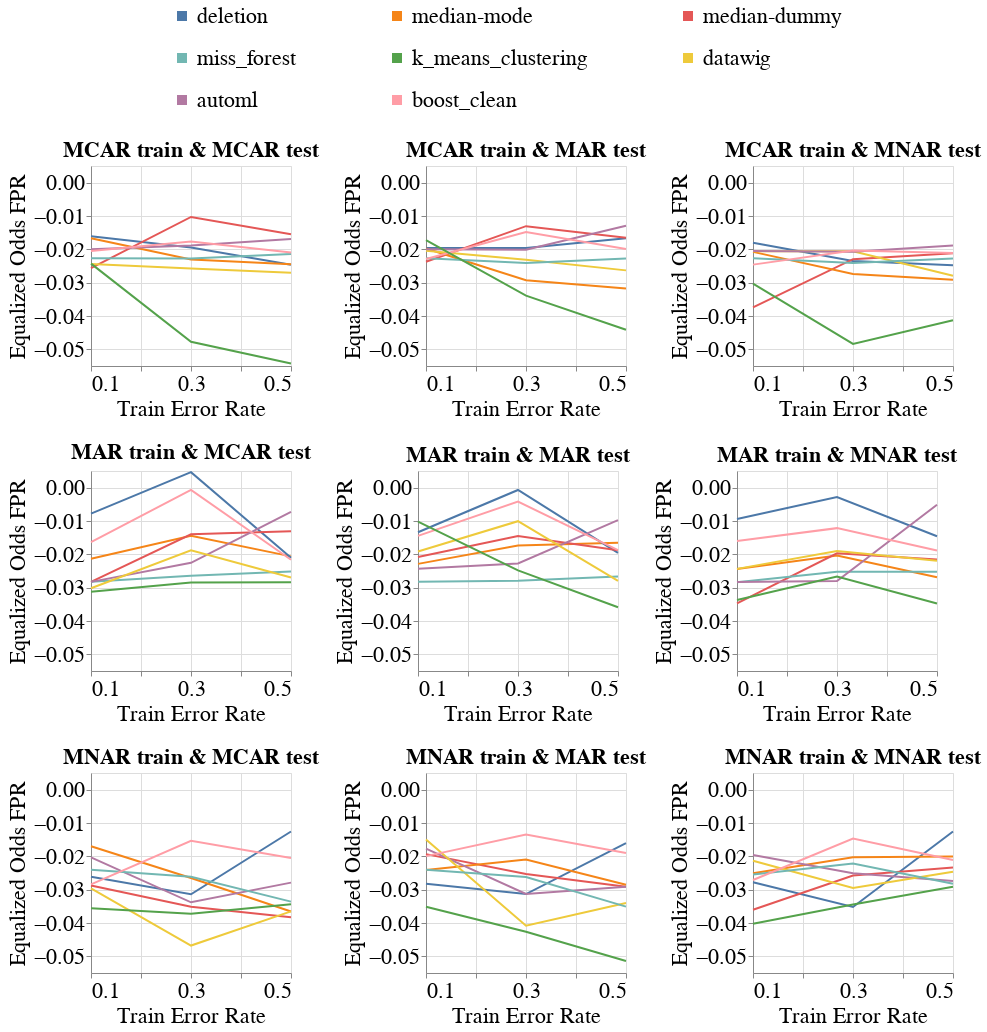

Notebook cell for this chart:
### Markdown cell above
### Disparity Metrics

### Code cell
create_exp2_line_bands_for_diff_imputers(dataset_name=DATASET_NAME,
                                         model_name='mlp_clf',
                                         metric_name='Equalized_Odds_FPR',
                                         db_client=db_client,
                                         group=SENSITIVE_ATTR_FOR_DISPARITY_METRICS,
                                         with_band=False)

### Figure 1 — Vega-Lite specification as saved in the notebook (floating-point values rounded to 4 significant figures; data arrays with more than 128 entries replaced by an {"elided": "..."} marker saying what was removed)
{"config": {"view": {"continuousWidth": 400, "continuousHeight": 300}, "axis": {"labelFontSize": 22, "labelFontWeight": "normal", "titleFontSize": 22, "titleFontWeight": "normal"}, "legend": {"columns": 3, "direction": "horizontal", "labelFontSize": 22, "labelLimit": 400, "orient": "top", "symbolOffset": 80, "symbolStrokeWidth": 10, "titleAnchor": "middle", "titleFontSize": 22, "titleLimit": 300}, "title": {"fontSize": 22}}, "vconcat": [{"hconcat": [{"mark": "line", "encoding": {"color": {"field": "Null_Imputer_Name", "sort": ["deletion", "median-mode", "median-dummy", "miss_forest", "k_means_clustering", "datawig", "automl", "boost_clean"], "title": null, "type": "nominal"}, "x": {"axis": {"labelExpr": "(datum.value == 0.1) || (datum.value == 0.3) || (datum.value == 0.5) ? datum.label : ''"}, "field": "Train_Error_Rate", "scale": {"nice": false}, "title": "Train Error Rate", "type": "quantitative"}, "y": {"aggregate": "mean", "field": "Metric_Value", "scale": {"zero": false}, "title": "Equalized Odds FPR", "type": "quantitative"}}, "height": 200, "title": {"text": "MCAR train & MCAR test", "fontSize": 22}, "width": 200}, {"data": {"name": "data-e6cc0a51bbdae99e2c2ce030407cf41c"}, "mark": "line", "encoding": {"color": {"field": "Null_Imputer_Name", "sort": ["deletion", "median-mode", "median-dummy", "miss_forest", "k_means_clustering", "datawig", "automl", "boost_clean"], "title": null, "type": "nominal"}, "x": {"axis": {"labelExpr": "(datum.value == 0.1) || (datum.value == 0.3) || (datum.value == 0.5) ? datum.label : ''"}, "field": "Train_Error_Rate", "scale": {"nice": false}, "title": "Train Error Rate", "type": "quantitative"}, "y": {"aggregate": "mean", "field": "Metric_Value", "scale": {"zero": false}, "title": "Equalized Odds FPR", "type": "quantitative"}}, "height": 200, "title": {"text": "MCAR train & MAR test", "fontSize": 22}, "width": 200}, {"data": {"name": "data-60d58cb4d718443b1a7dbb150e9c3135"}, "mark": "line", "encoding": {"color": {"field": "Null_Imputer_Name", "sort": ["deletion", "median-mode", "median-dummy", "miss_forest", "k_means_clustering", "datawig", "automl", "boost_clean"], "title": null, "type": "nominal"}, "x": {"axis": {"labelExpr": "(datum.value == 0.1) || (datum.value == 0.3) || (datum.value == 0.5) ? datum.label : ''"}, "field": "Train_Error_Rate", "scale": {"nice": false}, "title": "Train Error Rate", "type": "quantitative"}, "y": {"aggregate": "mean", "field": "Metric_Value", "scale": {"zero": false}, "title": "Equalized Odds FPR", "type": "quantitative"}}, "height": 200, "title": {"text": "MCAR train & MNAR test", "fontSize": 22}, "width": 200}], "resolve": {"scale": {"y": "shared"}}}, {"hconcat": [{"mark": "line", "encoding": {"color": {"field": "Null_Imputer_Name", "sort": ["deletion", "median-mode", "median-dummy", "miss_forest", "k_means_clustering", "datawig", "automl", "boost_clean"], "title": null, "type": "nominal"}, "x": {"axis": {"labelExpr": "(datum.value == 0.1) || (datum.value == 0.3) || (datum.value == 0.5) ? datum.label : ''"}, "field": "Train_Error_Rate", "scale": {"nice": false}, "title": "Train Error Rate", "type": "quantitative"}, "y": {"aggregate": "mean", "field": "Metric_Value", "scale": {"zero": false}, "title": "Equalized Odds FPR", "type": "quantitative"}}, "height": 200, "title": {"text": "MAR train & MCAR test", "fontSize": 22}, "width": 200}, {"data": {"name": "data-ff73e9293df35e479c333e1a8f6bcfd5"}, "mark": "line", "encoding": {"color": {"field": "Null_Imputer_Name", "sort": ["deletion", "median-mode", "median-dummy", "miss_forest", "k_means_clustering", "datawig", "automl", "boost_clean"], "title": null, "type": "nominal"}, "x": {"axis": {"labelExpr": "(datum.value == 0.1) || (datum.value == 0.3) || (datum.value == 0.5) ? datum.label : ''"}, "field": "Train_Error_Rate", "scale": {"nice": false}, "title": "Train Error Rate", "type": "quantitative"}, "y": {"aggregate": "mean", "field": "Metric_Value", "scale": {"zero": false}, "title": "Equalized Odds FPR", "type": "quantitative"}}, "height": 200, "title": {"text": "MAR train & MAR test", "fontSize": 22}, "width": 200}, {"data": {"name": "data-8ce1cc5ac9d0855591562cde97628e42"}, "mark": "line", "encoding": {"color": {"field": "Null_Imputer_Name", "sort": ["deletion", "median-mode", "median-dummy", "miss_forest", "k_means_clustering", "datawig", "automl", "boost_clean"], "title": null, "type": "nominal"}, "x": {"axis": {"labelExpr": "(datum.value == 0.1) || (datum.value == 0.3) || (datum.value == 0.5) ? datum.label : ''"}, "field": "Train_Error_Rate", "scale": {"nice": false}, "title": "Train Error Rate", "type": "quantitative"}, "y": {"aggregate": "mean", "field": "Metric_Value", "scale": {"zero": false}, "title": "Equalized Odds FPR", "type": "quantitative"}}, "height": 200, "title": {"text": "MAR train & MNAR test", "fontSize": 22}, "width": 200}], "data": {"name": "data-6b63ca55cc992359d006d335616703d4"}, "resolve": {"scale": {"y": "shared"}}}, {"hconcat": [{"mark": "line", "encoding": {"color": {"field": "Null_Imputer_Name", "sort": ["deletion", "median-mode", "median-dummy", "miss_forest", "k_means_clustering", "datawig", "automl", "boost_clean"], "title": null, "type": "nominal"}, "x": {"axis": {"labelExpr": "(datum.value == 0.1) || (datum.value == 0.3) || (datum.value == 0.5) ? datum.label : ''"}, "field": "Train_Error_Rate", "scale": {"nice": false}, "title": "Train Error Rate", "type": "quantitative"}, "y": {"aggregate": "mean", "field": "Metric_Value", "scale": {"zero": false}, "title": "Equalized Odds FPR", "type": "quantitative"}}, "height": 200, "title": {"text": "MNAR train & MCAR test", "fontSize": 22}, "width": 200}, {"data": {"name": "data-d05db082def0aff7661bc273654ba176"}, "mark": "line", "encoding": {"color": {"field": "Null_Imputer_Name", "sort": ["deletion", "median-mode", "median-dummy", "miss_forest", "k_means_clustering", "datawig", "automl", "boost_clean"], "title": null, "type": "nominal"}, "x": {"axis": {"labelExpr": "(datum.value == 0.1) || (datum.value == 0.3) || (datum.value == 0.5) ? datum.label : ''"}, "field": "Train_Error_Rate", "scale": {"nice": false}, "title": "Train Error Rate", "type": "quantitative"}, "y": {"aggregate": "mean", "field": "Metric_Value", "scale": {"zero": false}, "title": "Equalized Odds FPR", "type": "quantitative"}}, "height": 200, "title": {"text": "MNAR train & MAR test", "fontSize": 22}, "width": 200}, {"data": {"name": "data-3daff2c66ed9dc773096ff44e9071f1b"}, "mark": "line", "encoding": {"color": {"field": "Null_Imputer_Name", "sort": ["deletion", "median-mode", "median-dummy", "miss_forest", "k_means_clustering", "datawig", "automl", "boost_clean"], "title": null, "type": "nominal"}, "x": {"axis": {"labelExpr": "(datum.value == 0.1) || (datum.value == 0.3) || (datum.value == 0.5) ? datum.label : ''"}, "field": "Train_Error_Rate", "scale": {"nice": false}, "title": "Train Error Rate", "type": "quantitative"}, "y": {"aggregate": "mean", "field": "Metric_Value", "scale": {"zero": false}, "title": "Equalized Odds FPR", "type": "quantitative"}}, "height": 200, "title": {"text": "MNAR train & MNAR test", "fontSize": 22}, "width": 200}], "data": {"name": "data-3493dc8f42ec1cbd3fee6a1dbf39814b"}, "resolve": {"scale": {"y": "shared"}}}], "data": {"name": "data-86462cc3b18ef8064c0fbe7d9832da59"}, "resolve": {"scale": {"y": "shared"}}, "$schema": "https://vega.github.io/schema/vega-lite/v4.17.0.json", "datasets": {"data-86462cc3b18ef8064c0fbe7d9832da59": {"elided": "144 records"}, "data-e6cc0a51bbdae99e2c2ce030407cf41c": {"elided": "144 records"}, "data-60d58cb4d718443b1a7dbb150e9c3135": {"elided": "144 records"}, "data-6b63ca55cc992359d006d335616703d4": {"elided": "144 records"}, "data-ff73e9293df35e479c333e1a8f6bcfd5": {"elided": "144 records"}, "data-8ce1cc5ac9d0855591562cde97628e42": {"elided": "144 records"}, "data-3493dc8f42ec1cbd3fee6a1dbf39814b": {"elided": "144 records"}, "data-d05db082def0aff7661bc273654ba176": {"elided": "144 records"}, "data-3daff2c66ed9dc773096ff44e9071f1b": {"elided": "144 records"}}}
